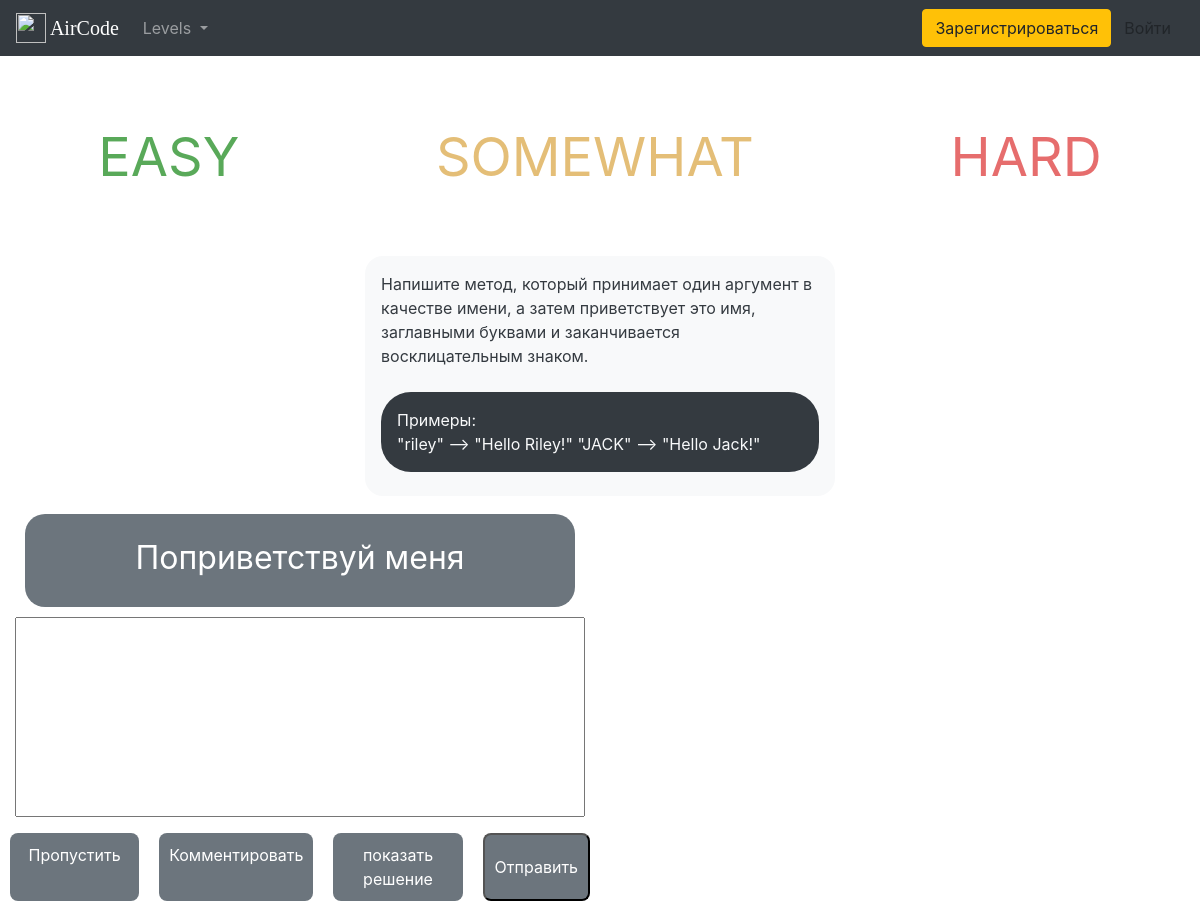
Page /task_template/2/ on the committed database.
### main/models.py (models this page shows, shortened)
class Task(models.Model):
    article = models.CharField("Название", max_length=120)
    lvl = models.ForeignKey(Category, on_delete=models.CASCADE, related_name='postcategory')
    textarea = models.TextField(max_length=5600)
    examples = models.TextField("Примеры", max_length=2000)
    post_date = models.DateField("Date", default=datetime.date.today)

### main/views.py (the view, shortened to what this page needs)
# urls.py: path("task_template/<int:pk>/", TaskDetailView.as_view(), name="task_template"),
class TaskDetailView(DetailView):
    model = Task
    template_name = "main/tasks_template.html"
    def get_context_data(self, *args, **kwargs):
        cat_menu = Category.objects.all()
        context = {}
        stuff = get_object_or_404(Task, id=self.kwargs["pk"])  # получаем id поста
        article = stuff.article
        textarea = stuff.textarea
        examples = stuff.examples
        context["article"] = article
        context["textarea"] = textarea
        context["examples"] = examples
        return context
    def get(self, request, *args, **kwargs):
        return render(
            request, self.template_name, context=self.get_context_data(*args, **kwargs)
        )

### main/templates/main/tasks_template.html (shortened to what this page needs)
{% extends 'main/base.html' %}
{% load static %}
{% block content %}
    <div class="container-fluid">
        <div class="row justify-content-around align-items-center" style=" height: 200px">
            <a href="#" class="top-bar-content" style="color: #59a959;">EASY</a>
            <a href="#" class="top-bar-content" style="color: #e4be77;">SOMEWHAT</a>
            <a href="#" class="top-bar-content" style="color: #e66d6d;">HARD</a>
        </div>
        <div class="row justify-content-around">
            <div class="col-md-5 task_bar">
                {% block task_text %}
                <div class="p-3 mb-2 bg-light text-dark" style="border-radius: 18px;">{{textarea}}
                    <br><br>
                <div class="p-3 mb-2 bg-dark text-light" style="border-radius: 30px;">Примеры:<br>{{examples|safe}}</div>
                {% endblock task_text %}
            </div>
            </div>
            </div>
                    </div>
            <div class="col-md-6 code_bar">
                <div class="row task_name">
                    {% block task_name %}{{article}}{% endblock task_name %}
                </div>
                    <textarea id="code-area" type="text" name="code" style="width: 100%;height: 200px;"></textarea>
                <div class="row">
                    <a href="#" class="col bottom-code-bar">
                        Пропустить
                    </a>
                    <a href="#" class="col bottom-code-bar">
                        Комментировать
                    </a>
                    <a href="#" class="col bottom-code-bar">
                        показать решение
                    </a>
                    <input class="bottom-code-bar" type="submit" value="Отправить">
                </div>
            </div>
{% endblock %}

### main/static/main/style.css (style rules this page uses)
.top-bar-content { text-decoration: none; color: #6C757D; font-size: 54px; }
body > div > div > a { -webkit-transition: all 0.3s ease; -moz-transition: all 0.3s ease; -o-transition: all 0.3s ease; transition: all 0.3s ease; }
.task_bar { min-height: auto; border-radius: 15px; }
.code_bar { min-height: auto; }
.task_name { margin: 10px; padding-bottom: 25px; padding-top: 20px; padding-right: 30px; padding-left: 30px; border-radius: 20px; background-color: #6C757D; color: white; justify-content: center; text-align: center; font-size: 32px; }
.bottom-code-bar { text-decoration: none; background-color: #6C757D; color: white; font-size: 16px; justify-content: center; text-align: center; padding: 10px; margin: 10px; border-radius: 8px; }
#code-area { width: 100%; resize: none; height: 250px; }

### rows in the picture
Task: textarea "Напишите метод, который принимает один аргумент в качестве имени, а затем приветствует это имя, заглавными буквами и заканчивается восклицательным знаком.", examples "\"riley\" --> \"Hello Riley!\" \"JACK\" --> \"Hello Jack!\"", article "Поприветствуй меня"
